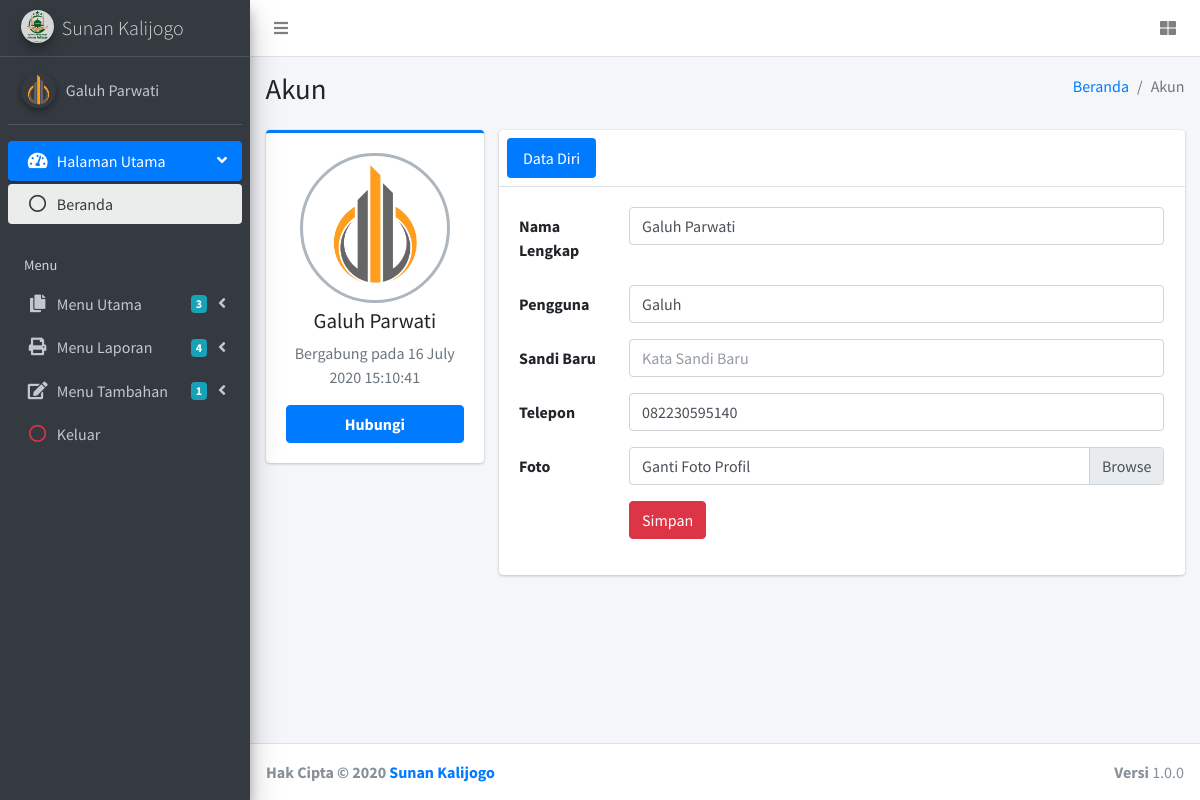
Page /akun.php (signed in) on the committed database.
### tables this page shows
CREATE TABLE `tb_pengguna` (
  `id_pengguna` int(4) NOT NULL,
  `nama_lengkap` varchar(50) DEFAULT NULL,
  `username` varchar(50) DEFAULT NULL,
  `password` varchar(250) DEFAULT NULL,
  `no_hp` varchar(15) DEFAULT NULL,
  `gambar` varchar(250) DEFAULT 'coretancode.png',
  `created` datetime DEFAULT NULL,
  `modified` datetime DEFAULT NULL
);

### akun.php (the view, shortened to what this page needs)
<?php
include 'koneksi.php';
if(!isset($_COOKIE["version"])) {
	header("location:keluar");
}else {
	$userid = $_COOKIE["version"];
	$sql = mysqli_query($conn, "SELECT * FROM tb_pengguna WHERE id_pengguna = '$userid'");
	$data = mysqli_fetch_array($sql);
}
?>
<!DOCTYPE html>
<html>
<head>
	<link rel="stylesheet" href="assets/plugins/fontawesome-free/css/all.min.css">
	<link rel="stylesheet" href="https://code.ionicframework.com/ionicons/2.0.1/css/ionicons.min.css">
	<link rel="stylesheet" href="assets/dist/css/adminlte.min.css">
	<link rel="stylesheet" href="assets/plugins/sweetalert2-theme-bootstrap-4/bootstrap-4.min.css">
	<link rel="stylesheet" href="assets/plugins/toastr/toastr.min.css">
	<link rel="stylesheet" href="assets/plugins/sweet-alert2/dist/sweetalert2.min.css">
</head>
<body class="hold-transition sidebar-mini">
	<div class="wrapper">
		<nav class="main-header navbar navbar-expand navbar-white navbar-light">
			<ul class="navbar-nav">
				<li class="nav-item">
					<a class="nav-link" data-widget="pushmenu" href="#"><i class="fas fa-bars"></i></a>
				</li>
			</ul>
			<ul class="navbar-nav ml-auto">
				<li class="nav-item">
					<a class="nav-link" data-widget="control-sidebar" data-slide="true" href="#">
						<i class="fas fa-th-large"></i>
					</a>
				</li>
			</ul>
		</nav>
		<aside class="main-sidebar sidebar-dark-primary elevation-4">
			<a href="beranda" class="brand-link">
				<img src="assets/images/fav.png" alt="NIFA Logo" class="brand-image img-circle elevation-3" style="opacity: .8; background-color: #FFFFFF;">
				<span class="brand-text font-weight-light">Sunan Kalijogo</span>
			</a>
			<div class="sidebar">
				<div class="user-panel mt-3 pb-3 mb-3 d-flex">
					<div class="image">
						<img src="assets/images/akun/<?php echo $data['gambar'];?>" class="img-circle elevation-2" alt="User Image" style="width: 35px; height: 35px;">
					</div>
					<div class="info">
						<a href="akun" class="d-block"><?php echo $data['nama_lengkap'];?></a>
					</div>
				</div>
				<nav class="mt-2">
					<ul class="nav nav-pills nav-sidebar flex-column" data-widget="treeview" role="menu" data-accordion="false">
						<li class="nav-item has-treeview menu-open">
							<a href="#" class="nav-link active">
								<i class="nav-icon fas fa-tachometer-alt"></i>
								<p>
									Halaman Utama
									<i class="right fas fa-angle-left"></i>
								</p>
							</a>
							<ul class="nav nav-treeview">
								<li class="nav-item">
									<a href="beranda" class="nav-link active">
										<i class="far fa-circle nav-icon"></i>
										<p>Beranda</p>
									</a>
								</li>
							</ul>
						</li>
						<li class="nav-header">Menu</li>
						<li class="nav-item has-treeview">
							<a href="#" class="nav-link">
								<i class="nav-icon fas fa-copy"></i>
								<p>
									Menu Utama
									<i class="fas fa-angle-left right"></i>
									<span class="badge badge-info right">3</span>
								</p>
							</a>
						</li>
						<li class="nav-item has-treeview">
							<a href="#" class="nav-link">
								<i class="nav-icon fa fa-print"></i>
								<p>
									Menu Laporan
									<i class="fas fa-angle-left right"></i>
									<span class="badge badge-info right">4</span>
								</p>
							</a>
						</li>
						<li class="nav-item has-treeview">
							<a href="#" class="nav-link">
								<i class="nav-icon fas fa-edit"></i>
								<p>
									Menu Tambahan
									<i class="fas fa-angle-left right"></i>
									<span class="badge badge-info right">1</span>
								</p>
							</a>
						</li>
						<li class="nav-item">
							<a href="keluar" class="nav-link">
								<i class="nav-icon far fa-circle text-danger"></i>
								<p class="text">Keluar</p>
							</a>
						</li>
					</ul>
				</nav>
			</div>
		</aside>
		<div class="content-wrapper">
			<section class="content-header">
				<div class="container-fluid">
					<div class="row mb-2">
						<div class="col-sm-6">
							<h1>Akun</h1>
						</div>
						<div class="col-sm-6">
							<ol class="breadcrumb float-sm-right">
								<li class="breadcrumb-item"><a href="beranda">Beranda</a></li>
								<li class="breadcrumb-item active">Akun</li>
							</ol>
						</div>
					</div>
				</div>
			</section>
			<section class="content">
				<div class="container-fluid">
					<div class="row">
						<div class="col-md-3">
							<div class="card card-primary card-outline">
								<div class="card-body box-profile">
									<div class="text-center">
										<img class="profile-user-img img-fluid img-circle"
										src="assets/images/akun/<?php echo $data['gambar'];?>" alt="Foto" style="width: 150px; height: 150px;">
									</div>
									<h3 class="profile-username text-center"><?php echo $data['nama_lengkap'];?></h3>
									<p class="text-muted text-center">Bergabung pada <?php echo date('d F Y H:i:s', strtotime($data['created']));?></p>
									<a href="https://api.whatsapp.com/send?phone=<?php echo '62'.ltrim($data['no_hp'],'0');?>" class="btn btn-primary btn-block" target="_blank"><b>Hubungi</b></a>
								</div>
							</div>
						</div>
						<div class="col-md-9">
							<div class="card">
								<div class="card-header p-2">
									<ul class="nav nav-pills">
										<li class="nav-item"><a class="nav-link active" href="#settings" data-toggle="tab">Data Diri</a></li>
									</ul>
								</div>
								<div class="card-body">
									<div class="tab-content">
										<div class="active tab-pane" id="settings">
											<form class="form-horizontal" action="" method="POST" enctype="multipart/form-data">
												<div class="form-group row">
													<label for="nama_lengkap" class="col-sm-2 col-form-label">Nama Lengkap</label>
													<div class="col-sm-10">
														<input type="text" class="form-control" id="nama_lengkap" name="nama_lengkap" placeholder="Nama Lengkap" value="<?php echo $data['nama_lengkap'];?>" required="" autocomplete="off">
													</div>
												</div>
												<div class="form-group row">
													<label for="username" class="col-sm-2 col-form-label">Pengguna</label>
													<div class="col-sm-10">
														<input type="text" class="form-control" id="username" name="username" placeholder="Nama Pengguna" value="<?php echo $data['username'];?>" required="" autocomplete="off">
													</div>
												</div>
												<div class="form-group row">
													<label for="password" class="col-sm-2 col-form-label">Sandi Baru</label>
													<div class="col-sm-10">
														<input type="password" class="form-control" id="password" name="password" placeholder="Kata Sandi Baru" autocomplete="off">
													</div>
												</div>
												<div class="form-group row">
													<label for="no_hp" class="col-sm-2 col-form-label">Telepon</label>
													<div class="col-sm-10">
														<input type="number" class="form-control" id="no_hp" name="no_hp" placeholder="Nomor Telepon" value="<?php echo $data['no_hp'];?>" required="" autocomplete="off">
													</div>
												</div>
												<div class="form-group row">
													<label for="gambar" class="col-sm-2 col-form-label">Foto</label>
													<div class="col-sm-10">
														<div class="custom-file">
															<label class="custom-file-label" for="customFile">Ganti Foto Profil</label>
														</div>
													</div>
												</div>
												<div class="form-group row">
													<div class="offset-sm-2 col-sm-10">
														<button type="submit" name="submit" id="submit" class="btn btn-danger">Simpan</button>
													</div>
												</div>
											</form>
										</div>
									</div>
								</div>
							</div>
						</div>
					</div>
				</div>
			</section>
		</div>
		<footer class="main-footer">
			<strong>Hak Cipta &copy; 2020 <a href="">Sunan Kalijogo</a></strong>
			<div class="float-right d-none d-sm-inline-block">
				<b>Versi</b> 1.0.0
			</div>
		</footer>
	</div>
</body>
</html>

### rows in the picture
tb_pengguna: gambar (picture), nama_lengkap "Galuh Parwati", created "16 July 2020 15:10:41", username "Galuh", no_hp "082230595140"
